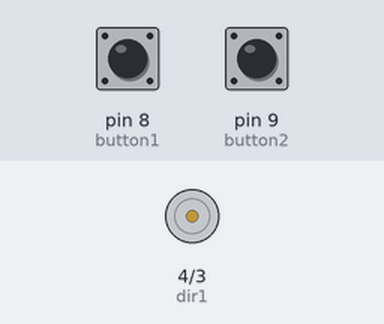
The sketch below on a simulated Arduino Uno, built with avr-gcc and run on an emulated ATmega328P. Parts: motor-driver pin pairs drawn as motors (green arrow = first pin HIGH = forward, orange = second pin HIGH = backward, longer = more drive, scaled by the enable pin). The inputs (shaded band) are chosen by the test bench; at power-on: pin 8 (button1) HIGH, pin 9 (button2) HIGH.

Above: at 1.2 s.
1.3 s: pin 8 (button1) pulled LOW for 3.2 s
At 5.2 s:
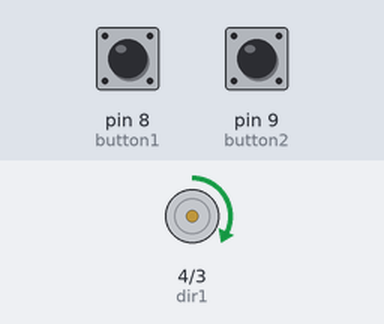
6.0 s: pin 9 (button2) pulled LOW for 3.2 s
At 10.0 s:
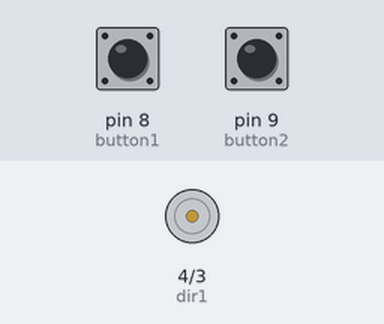
11.0 s: pin 9 (button2) pulled LOW for 0.15 s
At 12.7 s:
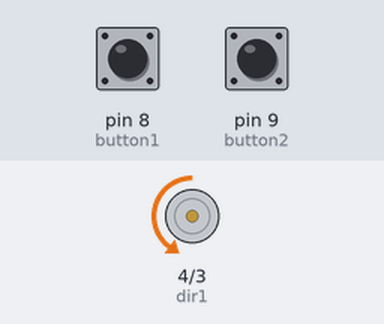
13.0 s: pin 8 (button1) pulled LOW for 0.15 s
At 14.2 s:
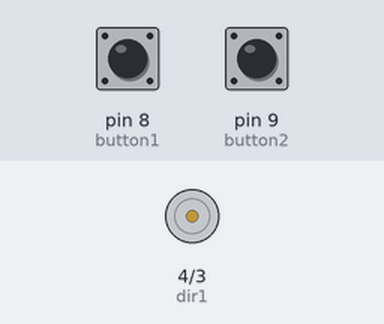
15.0 s: pin 9 (button2) pulled LOW for 3.2 s
At 19.2 s:
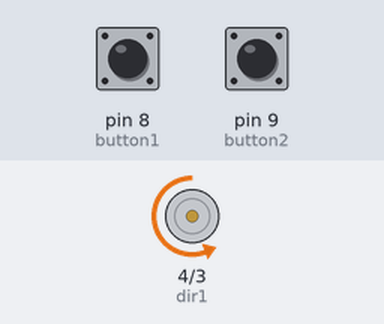
20.0 s: pin 9 (button2) pulled LOW for 3.2 s
At 24.2 s:
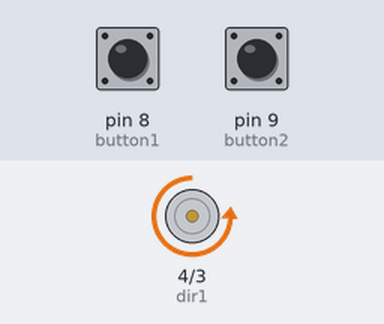
Timing chart, 0 to 25.7 s (numbered marks = the images above; inputs shaded):
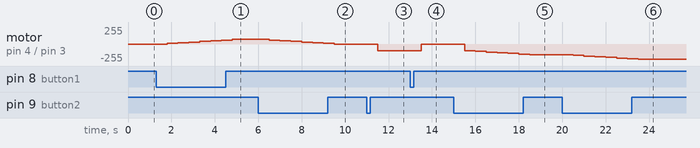

Measured:
- after the input at 1.3 s, motor on pin 4 (dir1) / pin 3 (dir2): moves from stopped to forward 70/255 over 3.0 s, starting after 0.50 s
- after the input at 6.0 s, motor on pin 4 (dir1) / pin 3 (dir2): moves from forward 70/255 to stopped over 3.0 s, starting after 0.50 s
- after the input at 11.0 s, motor on pin 4 (dir1) / pin 3 (dir2): stopped → backward 100/255 after 0.50 s
- after the input at 13.0 s, motor on pin 4 (dir1) / pin 3 (dir2): backward 100/255 → stopped after 0.50 s
- after the input at 15.0 s, motor on pin 4 (dir1) / pin 3 (dir2): moves from stopped to backward 160/255 over 3.0 s, starting after 0.50 s
- after the input at 20.0 s, motor on pin 4 (dir1) / pin 3 (dir2): moves from backward 160/255 to backward 230/255 over 3.0 s, starting after 0.50 s

The sketch:

DCMotorUsingButtons.ino
```cpp
int button1 = 8;
int button2 = 9;
int buttonVal1;
int buttonVal2;
int mSpeed = 0;
int speedPin = 5;
int dir1 = 4;
int dir2 = 3;
int dt = 500;
void setup() {
  // put your setup code here, to run once:
  pinMode(speedPin , OUTPUT);
  pinMode(dir1 , OUTPUT);
  pinMode(dir2 , OUTPUT);
  pinMode(button1 , INPUT);
  pinMode(button2 , INPUT);
  digitalWrite(button1 , HIGH);
  digitalWrite(button2 , HIGH);
  Serial.begin(9600);
}

void loop() {
  // put your main code here, to run repeatedly:
  buttonVal1 = digitalRead(button1);
  buttonVal2 = digitalRead(button2);

  if(buttonVal1 == 0){
    mSpeed = mSpeed - 10;
    delay(dt);
  }

  if(buttonVal2 == 0){
    mSpeed = mSpeed + 10;
    delay(dt);
  }
  if(mSpeed > 255){
    mSpeed = 255;
  }
  if(mSpeed < -255){
    mSpeed = -255;
  }
  if(mSpeed == 10){
    mSpeed = 100;
  }
  if(mSpeed == -10){  //AS it does not move in -10 we need to go to 100
    mSpeed == -100;
  }
  if(mSpeed == 90 || mSpeed == 95){
    mSpeed = 0;
  }
  if(mSpeed == -90 || mSpeed == - 95){ //it does not work between 0 to 100 not enough speed
    mSpeed = 0;
  }

  if(mSpeed == 0){
    analogWrite(speedPin , 0);
  }

  if(mSpeed > 0){
    digitalWrite(dir1 , LOW);
    digitalWrite(dir2 , HIGH);
    analogWrite(speedPin , mSpeed);
  }

  if(mSpeed < 0){ //Change the direction of the motor
    digitalWrite(dir1 , HIGH);
    digitalWrite(dir2 , LOW);
    analogWrite(speedPin , abs(mSpeed));
  }
}
```
